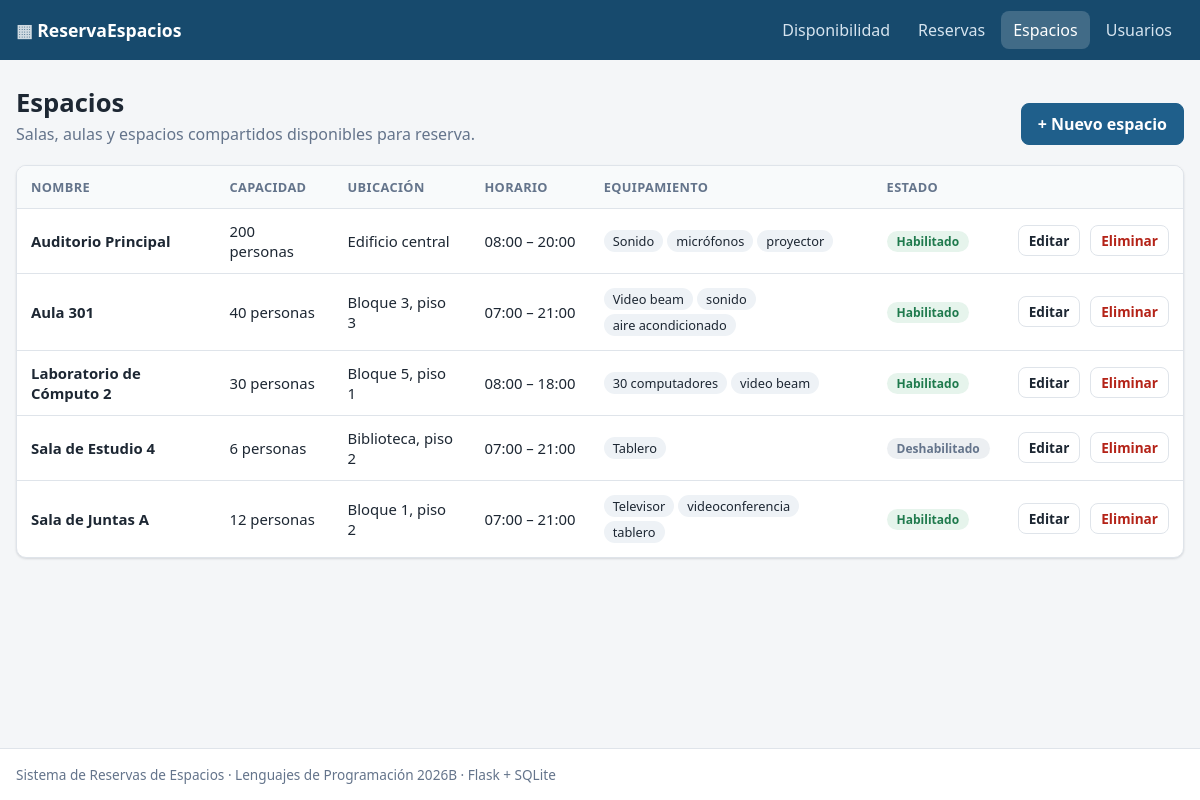
Page /espacios/ on the committed database.
### tables this page shows
CREATE TABLE espacios (
    id             INTEGER PRIMARY KEY AUTOINCREMENT,
    nombre         TEXT    NOT NULL UNIQUE CHECK (length(trim(nombre)) > 0),
    capacidad      INTEGER NOT NULL CHECK (capacidad > 0),
    ubicacion      TEXT    NOT NULL CHECK (length(trim(ubicacion)) > 0),
    equipamiento   TEXT    NOT NULL DEFAULT '',
    habilitado     INTEGER NOT NULL DEFAULT 1 CHECK (habilitado IN (0, 1)),
    hora_apertura  TEXT    NOT NULL DEFAULT '07:00' CHECK (hora_apertura GLOB '[0-2][0-9]:[0-5][0-9]'),
    hora_cierre    TEXT    NOT NULL DEFAULT '21:00' CHECK (hora_cierre GLOB '[0-2][0-9]:[0-5][0-9]'),
    CHECK (hora_apertura < hora_cierre)
);

### app/controllers/espacio_controller.py (the view)
@bp.get("/")
def listar():
    return render_template("espacios/lista.html", espacios=RepositorioEspacios().listar())

### app/models/base.py (called while the page is built)
    @property
    def id(self) -> int | None:
        return self._id

    @id.setter
    def id(self, valor) -> None:
        self._id = int(valor) if valor not in (None, "") else None

    @property
    def conexion(self) -> sqlite3.Connection:
        return self._conexion if self._conexion is not None else BaseDatos.conexion()

    def listar(self) -> list[T]:
        filas = self.conexion.execute(f"SELECT * FROM {self.tabla} ORDER BY {self.orden}").fetchall()
        return [self._a_entidad(fila) for fila in filas]

### app/models/database.py (called while the page is built)
    @staticmethod
    def conectar(ruta: str) -> sqlite3.Connection:
        conexion = sqlite3.connect(ruta)
        conexion.row_factory = sqlite3.Row
        conexion.execute("PRAGMA foreign_keys = ON")
        return conexion

    @classmethod
    def conexion(cls) -> sqlite3.Connection:
        if "db" not in g:
            g.db = cls.conectar(current_app.config["DATABASE"])
        return g.db

    @staticmethod
    def cerrar(_error=None) -> None:
        conexion = g.pop("db", None)
        if conexion is not None:
            conexion.close()

### app/models/espacio.py (called while the page is built)
    @property
    def nombre(self) -> str:
        return self._nombre

    @nombre.setter
    def nombre(self, valor) -> None:
        self._nombre = v.texto(valor, "nombre", maximo=100)

    @property
    def capacidad(self) -> int:
        return self._capacidad

    @capacidad.setter
    def capacidad(self, valor) -> None:
        self._capacidad = v.entero(valor, "capacidad máxima", minimo=1, maximo=5000)

    @property
    def ubicacion(self) -> str:
        return self._ubicacion

    @ubicacion.setter
    def ubicacion(self, valor) -> None:
        self._ubicacion = v.texto(valor, "ubicación física", maximo=150)

    @property
    def equipamiento(self) -> str:
        return self._equipamiento

    @equipamiento.setter
    def equipamiento(self, valor) -> None:
        self._equipamiento = v.texto(valor, "equipamiento", requerido=False, maximo=500)

    @property
    def habilitado(self) -> bool:
        return self._habilitado

    @habilitado.setter
    def habilitado(self, valor) -> None:
        self._habilitado = v.booleano(valor)

    @property
    def hora_apertura(self) -> str:
        return self._hora_apertura

    @hora_apertura.setter
    def hora_apertura(self, valor) -> None:
        self._hora_apertura = v.hora(valor, "hora de apertura")

    @property
    def hora_cierre(self) -> str:
        return self._hora_cierre

### app/templates/espacios/lista.html (shortened to what this page needs)
{% extends "base.html" %}
{% from "_macros.html" import boton_eliminar %}
{% block contenido %}
<section class="encabezado">
    <div>
        <h1>Espacios</h1>
        <p class="sutil">Salas, aulas y espacios compartidos disponibles para reserva.</p>
    </div>
    <a class="boton boton--primario" href="{{ url_for('espacios.crear') }}">+ Nuevo espacio</a>
</section>
{% if espacios %}
<div class="tabla-envoltura">
<table class="tabla">
    <thead>
        <tr><th>Nombre</th><th>Capacidad</th><th>Ubicación</th><th>Horario</th><th>Equipamiento</th><th>Estado</th><th></th></tr>
    </thead>
    <tbody>
    {% for e in espacios %}
        <tr>
            <td><strong>{{ e.nombre }}</strong></td>
            <td>{{ e.capacidad }} personas</td>
            <td>{{ e.ubicacion }}</td>
            <td class="nowrap">{{ e.hora_apertura }} – {{ e.hora_cierre }}</td>
            <td>{% for item in e.lista_equipamiento %}<span class="chip">{{ item }}</span>{% else %}<span class="sutil">—</span>{% endfor %}</td>
            <td>{% if e.habilitado %}<span class="insignia insignia--ok">Habilitado</span>{% else %}<span class="insignia insignia--off">Deshabilitado</span>{% endif %}</td>
            <td class="acciones">
                <a class="boton boton--chico" href="{{ url_for('espacios.editar', espacio_id=e.id) }}">Editar</a>
                {{ boton_eliminar(url_for('espacios.eliminar', espacio_id=e.id), '¿Eliminar el espacio ' ~ e.nombre ~ '?') }}
            </td>
        </tr>
    {% endfor %}
    </tbody>
</table>
</div>
{% else %}
<p class="vacio">Aún no hay espacios registrados.</p>
{% endif %}
{% endblock %}

### app/templates/_macros.html (shortened to what this page needs)
{% macro boton_eliminar(url, pregunta, volver=None) -%}
<form method="post" action="{{ url }}" class="en-linea" onsubmit="return confirm('{{ pregunta }}');">
    <button type="submit" class="boton boton--peligro boton--chico">Eliminar</button>
</form>
{%- endmacro %}

### app/static/css/estilos.css (style rules this page uses)
:root { --fondo: #f4f6f8; --superficie: #ffffff; --texto: #1d2733; --sutil: #64748b; --borde: #dfe4ea; --primario: #1f5f8b; --primario-oscuro: #174a6d; --exito: #1f7a4d; --exito-fondo: #e6f4ec; --error: #b42318; --error-fondo: #fdecea; --aviso: #8a5a00; --aviso-fondo: #fff4d6; --libre: #e8f5ee; --libre-hover: #c9ead7; --reservado: #dbe8f4; --reservado-borde: #1f5f8b; --cerrado: #eceff2; --radio: 10px; --sombra: 0 1px 2px rgba(16, 24, 40, 0.06), 0 1px 3px rgba(16, 24, 40, 0.08); font-family: "Segoe UI", system-ui, -apple-system, Roboto, sans-serif; color: var(--texto); background: var(--fondo); }
* { box-sizing: border-box; }
body { margin: 0; min-height: 100vh; display: flex; flex-direction: column; }
a { color: var(--primario); }
h1, h2 { margin: 0; line-height: 1.2; }
h1 { font-size: 1.6rem; }
.sutil { color: var(--sutil); margin: 4px 0 0; }
.nowrap { white-space: nowrap; }
.en-linea { display: inline; }
.encabezado { display: flex; justify-content: space-between; align-items: flex-end; gap: 16px; margin-bottom: 20px; flex-wrap: wrap; }
.boton { display: inline-flex; align-items: center; justify-content: center; gap: 6px; padding: 9px 16px; border-radius: 8px; border: 1px solid var(--borde); background: var(--superficie); color: var(--texto); font: inherit; font-weight: 600; text-decoration: none; cursor: pointer; transition: background 0.15s, border-color 0.15s; }
.boton--primario { background: var(--primario); border-color: var(--primario); color: #fff; }
.boton--peligro { color: var(--error); }
.boton--chico { padding: 5px 10px; font-size: 0.85rem; }
.tabla-envoltura { overflow-x: auto; background: var(--superficie); border: 1px solid var(--borde); border-radius: var(--radio); box-shadow: var(--sombra); }
.tabla { width: 100%; border-collapse: collapse; font-size: 0.93rem; }
.tabla th, .tabla td { padding: 12px 14px; text-align: left; border-bottom: 1px solid var(--borde); vertical-align: middle; }
.tabla th { background: #f8fafb; font-size: 0.8rem; text-transform: uppercase; letter-spacing: 0.03em; color: var(--sutil); }
.tabla tbody tr:last-child td { border-bottom: none; }
.acciones { white-space: nowrap; text-align: right; }
.acciones > * + * { margin-left: 6px; }
.chip { display: inline-block; background: #eef2f6; border-radius: 999px; padding: 2px 9px; margin: 2px 4px 2px 0; font-size: 0.8rem; }
.insignia { display: inline-block; border-radius: 999px; padding: 2px 10px; font-size: 0.75rem; font-weight: 700; vertical-align: middle; }
.insignia--ok { background: var(--exito-fondo); color: var(--exito); }
.insignia--off { background: var(--cerrado); color: var(--sutil); }

### rows in the picture
espacios: nombre "Auditorio Principal", capacidad "200", ubicacion "Edificio central", hora_apertura "08:00", hora_cierre "20:00", lista_equipamiento "Sonido" "micrófonos" "proyector", habilitado "Habilitado"
espacios: nombre "Aula 301", capacidad "40", ubicacion "Bloque 3, piso 3", hora_apertura "07:00", hora_cierre "21:00", lista_equipamiento "Video beam" "sonido" "aire acondicionado", habilitado "Habilitado"
espacios: nombre "Laboratorio de Cómputo 2", capacidad "30", ubicacion "Bloque 5, piso 1", hora_apertura "08:00", hora_cierre "18:00", lista_equipamiento "30 computadores" "video beam", habilitado "Habilitado"
espacios: nombre "Sala de Estudio 4", capacidad "6", ubicacion "Biblioteca, piso 2", hora_apertura "07:00", hora_cierre "21:00", equipamiento "Tablero", habilitado "Deshabilitado"
espacios: nombre "Sala de Juntas A", capacidad "12", ubicacion "Bloque 1, piso 2", hora_apertura "07:00", hora_cierre "21:00", lista_equipamiento "Televisor" "videoconferencia" "tablero", habilitado "Habilitado"
